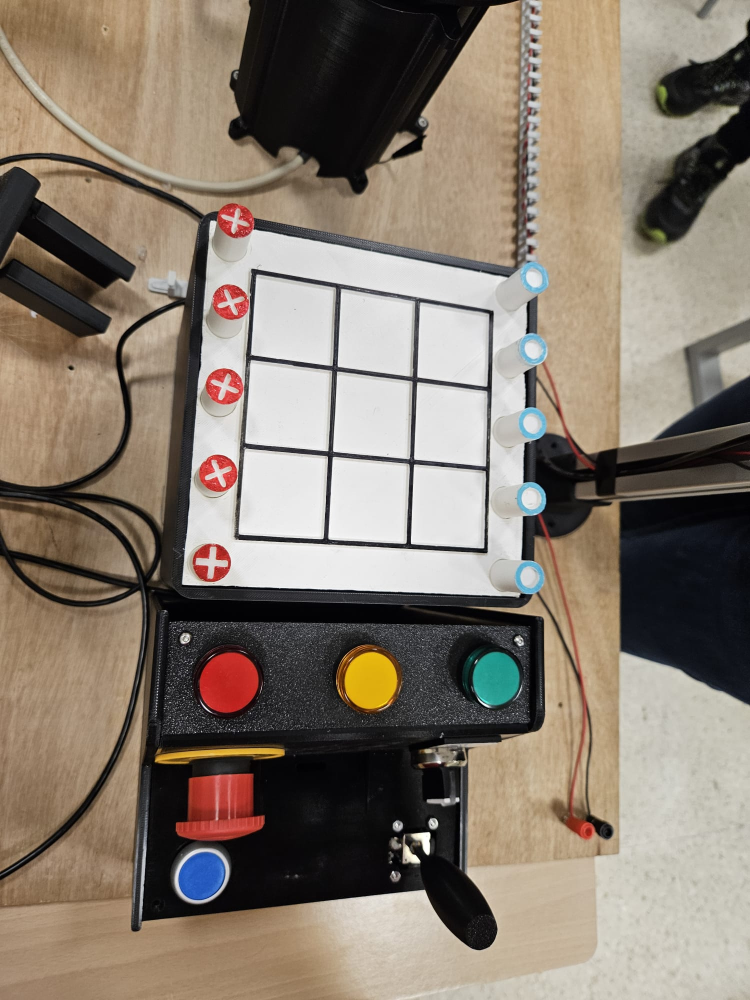
#> input picture raspberrypi_code/image (1).jpeg, 1500 x 2000 px (shown at 1/2 size)
$ python -i main_modelo.py   (imports and definitions only)   (older library calls are emulated)
#> lines starting #> are read from the running program, lines starting #| are printed output that depends on the picture; after the words box and inside, x2 and y2 are one past the last pixel; in counts of white or black regions, pixels touching at a corner belong together
#> further down, picture is the input picture: shape (2000, 1500, 3); mean B, G, R 110.5, 123.4, 135.2
from flask import Flask, request, jsonify
import cv2
import numpy as np
import os
from datetime import datetime

# [1 line not run here, left out]

# ==========================================
# CONFIGURACIÓN (RANGOS DE COLOR)
# ==========================================
RED_L1 = np.array([0,   70, 55])
RED_U1 = np.array([12, 255, 255])
RED_L2 = np.array([163, 70, 55])
RED_U2 = np.array([180, 255, 255])
BLUE_L = np.array([85,  35, 75])
BLUE_U = np.array([118, 255, 255])
WHITE_L = np.array([0,   0,  165])
WHITE_U = np.array([180, 55, 255])
COLOR_THRESH = 0.055
FOCUS_MIN_VAR = 85.0
TARGET_WARP_SIDE = 520
DEBUG_OUTPUT_DIR = 'debug_steps'
DEBUG_SAVE_STEPS_DEFAULT = True

T_SOFTMAX = 0.5
SEARCH_DEPTH = 2

class DebugSaver:
    # [10 lines left out: function __init__, not called in this run]

    def _next_name(self, name):
        self.step_counter += 1
        return f'{self.step_counter:03d}_{name}'

    # [36 lines left out: functions save_image, save_mask, save_text, parse_debug_flag, not called in this run]

def order_points(pts):
    pts = np.array(pts, dtype="float32").reshape(-1, 2)
    s = pts.sum(axis=1)
    diff = np.diff(pts, axis=1).flatten()
    return np.array([pts[np.argmin(s)], pts[np.argmin(diff)], pts[np.argmax(s)], pts[np.argmax(diff)]], dtype="float32")

def focus_variance(gray_img):
    return float(cv2.Laplacian(gray_img, cv2.CV_64F).var())

# [100 lines left out: functions unsharp_mask, red_score, blue_score, _clean_mask, _largest_blob_features, token_confidence, not called in this run]

def white_fraction(bgr_patch):
    return np.sum(cv2.inRange(cv2.cvtColor(bgr_patch, cv2.COLOR_BGR2HSV), WHITE_L, WHITE_U) > 0) / max(bgr_patch.shape[0] * bgr_patch.shape[1], 1)

# [64 lines left out: functions analyze_precapture, apply_adaptive_enhancement, not called in this run]

def warp_panel(img, debugger=None):
    h, w = img.shape[:2]
    gray = cv2.cvtColor(img, cv2.COLOR_BGR2GRAY)
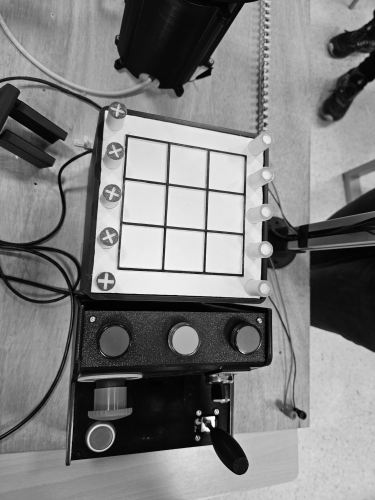
#> gray: shape (2000, 1500) (shown at 1/4 size); min 0, max 255, mean 125.4

    blur = cv2.GaussianBlur(gray, (5, 5), 0)
    _, black = cv2.threshold(blur, 0, 255, cv2.THRESH_BINARY_INV + cv2.THRESH_OTSU)
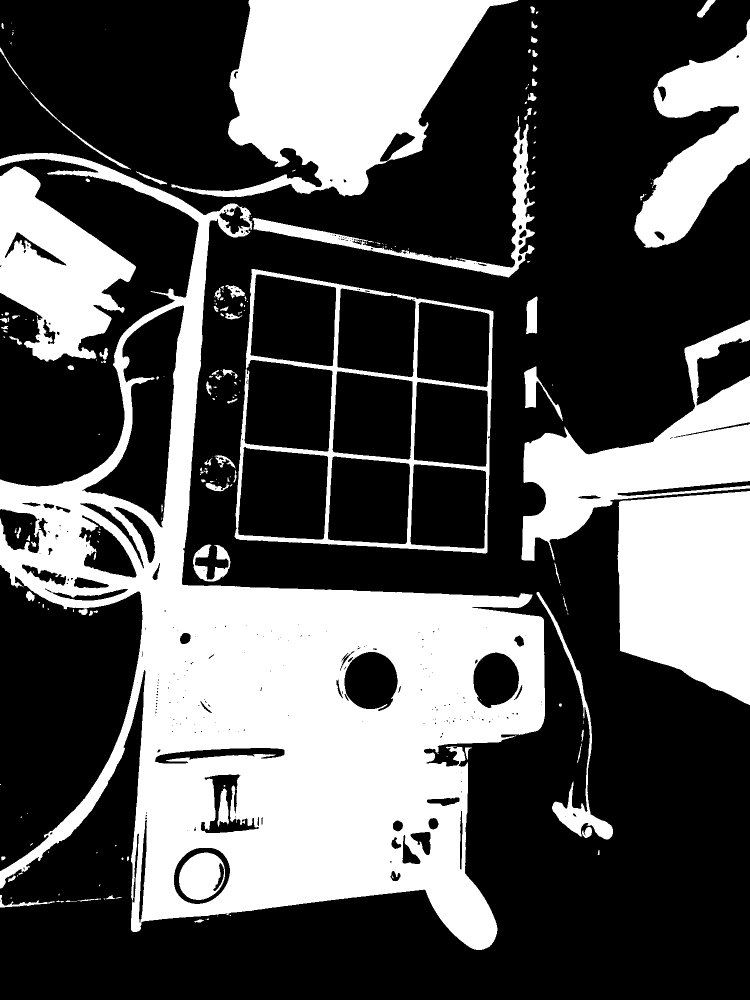
#> black: shape (2000, 1500) (shown at 1/2 size); 34% white; 217 white regions (118 under 20 px), largest, box (x1, y1, x2, y2) and area: (0, 306, 1090, 1900) 530029, (343, 0, 1037, 394) 141173, (1235, 982, 1500, 1410) 93774

    line_len = max(20, int(min(h, w) * 0.10))
    v_kernel = cv2.getStructuringElement(cv2.MORPH_RECT, (1, line_len))
    h_kernel = cv2.getStructuringElement(cv2.MORPH_RECT, (line_len, 1))
    vertical = cv2.morphologyEx(black, cv2.MORPH_OPEN, v_kernel)
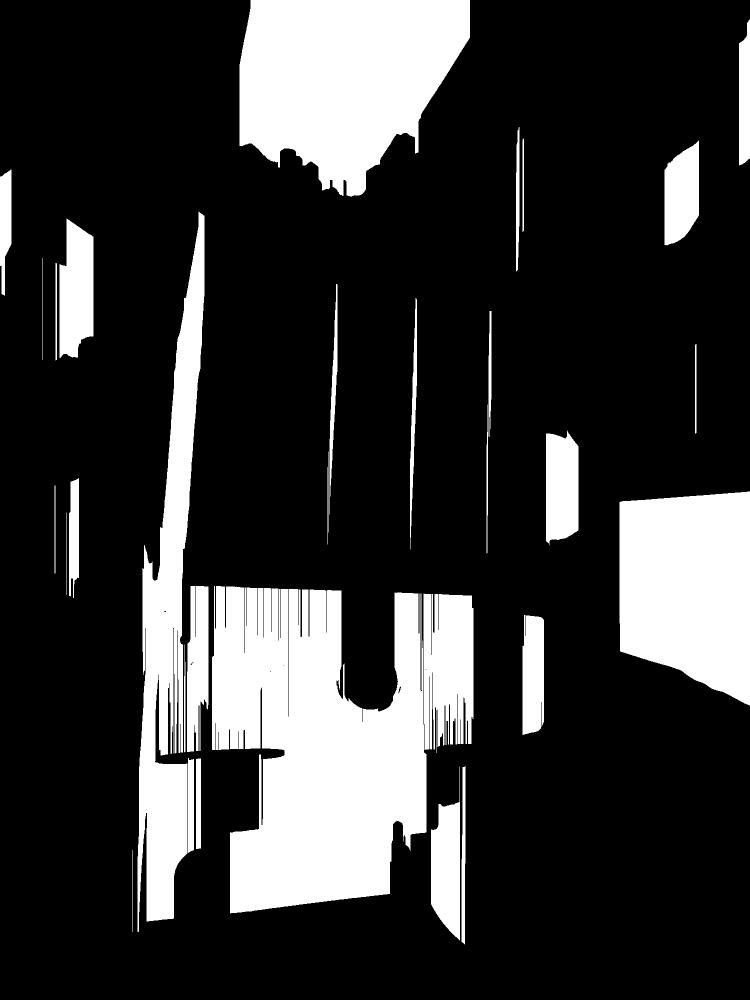
#> vertical: shape (2000, 1500) (shown at 1/2 size); 21.6% white; 31 white regions, largest, box (x1, y1, x2, y2) and area: (424, 1172, 947, 1827) 233794, (479, 0, 940, 393) 130728, (1239, 983, 1500, 1411) 93457
    horizontal = cv2.morphologyEx(black, cv2.MORPH_OPEN, h_kernel)
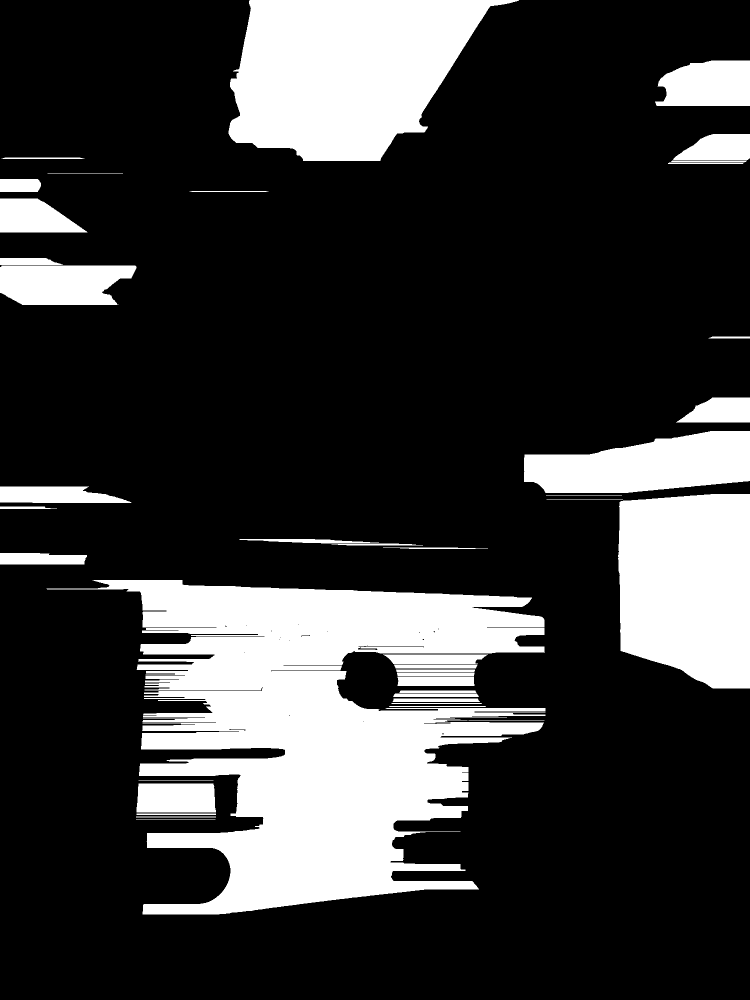
#> horizontal: shape (2000, 1500) (shown at 1/2 size); 22.7% white; 42 white regions, largest, box (x1, y1, x2, y2) and area: (93, 1160, 1091, 1829) 325172, (457, 0, 1038, 322) 127229, (1236, 988, 1500, 1377) 92015
    line_mask = cv2.bitwise_or(vertical, horizontal)
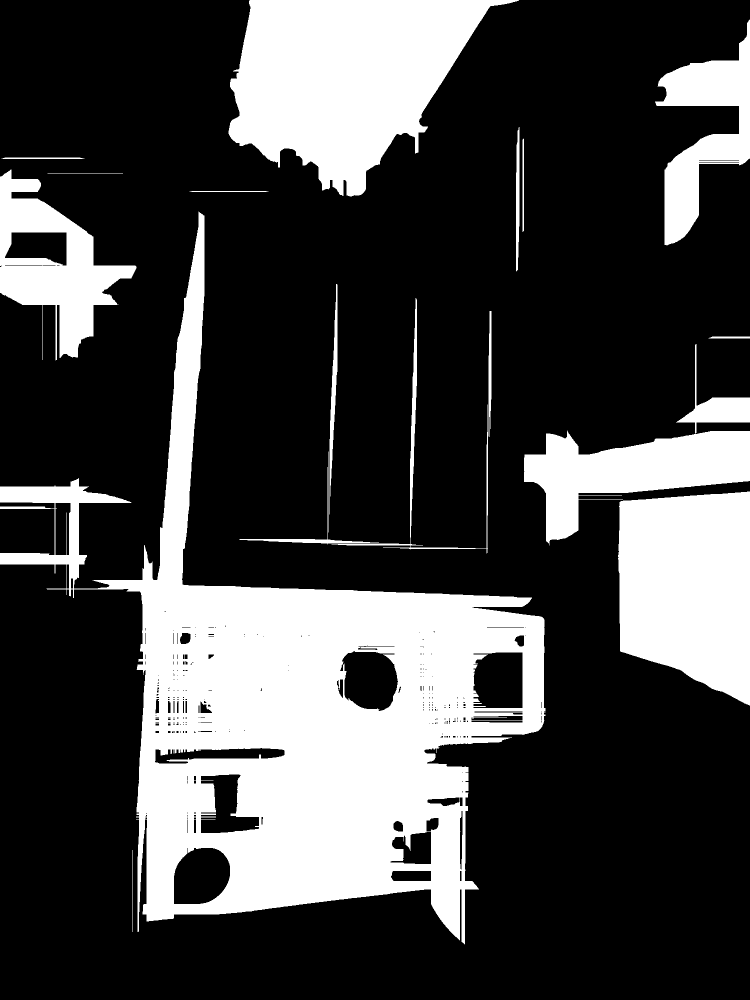
#> line_mask: shape (2000, 1500) (shown at 1/2 size); 27.3% white; 18 white regions, largest, box (x1, y1, x2, y2) and area: (0, 423, 1091, 1889) 445866, (457, 0, 1038, 393) 135024, (1236, 983, 1500, 1411) 93780

    k_join = cv2.getStructuringElement(cv2.MORPH_RECT, (max(3, int(min(h, w) * 0.02)), max(3, int(min(h, w) * 0.02))))
    line_joined = cv2.morphologyEx(line_mask, cv2.MORPH_CLOSE, k_join)
#> line_joined: shape (2000, 1500); 29% white; 9 white regions, largest, box (x1, y1, x2, y2) and area: (0, 424, 1092, 1890) 477113, (1049, 689, 1500, 1412) 157124, (458, 0, 1039, 394) 136702
    line_joined = cv2.dilate(line_joined, k_join, iterations=2)
#> line_joined: shape (2000, 1500); 48.3% white; 6 white regions
#> (the rest of the program and of its run is left out)
